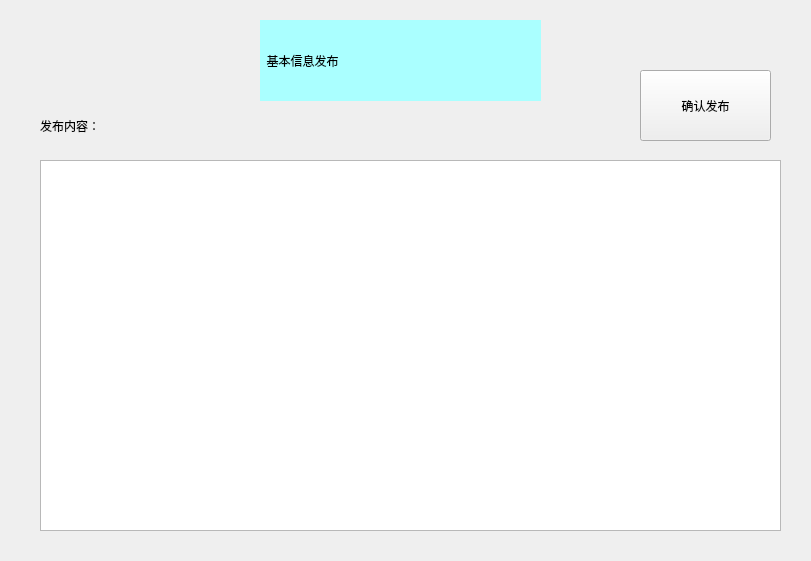
<?xml version="1.0" encoding="UTF-8"?>
<ui version="4.0">
 <class>InforDelivery</class>
 <widget class="QWidget" name="InforDelivery">
  <property name="geometry">
   <rect>
    <x>0</x>
    <y>0</y>
    <width>811</width>
    <height>561</height>
   </rect>
  </property>
  <property name="windowTitle">
   <string>InforDelivery</string>
  </property>
  <widget class="QLabel" name="label">
   <property name="geometry">
    <rect>
     <x>260</x>
     <y>20</y>
     <width>281</width>
     <height>81</height>
    </rect>
   </property>
   <property name="styleSheet">
    <string notr="true">background-color: rgb(170, 255, 255);
font: 24pt &quot;Arial&quot;;</string>
   </property>
   <property name="text">
    <string>  基本信息发布</string>
   </property>
  </widget>
  <widget class="QTextEdit" name="textEdit">
   <property name="geometry">
    <rect>
     <x>40</x>
     <y>160</y>
     <width>741</width>
     <height>371</height>
    </rect>
   </property>
  </widget>
  <widget class="QLabel" name="label_4">
   <property name="geometry">
    <rect>
     <x>40</x>
     <y>100</y>
     <width>121</width>
     <height>51</height>
    </rect>
   </property>
   <property name="styleSheet">
    <string notr="true">font: 14pt &quot;Arial&quot;;</string>
   </property>
   <property name="text">
    <string>发布内容：</string>
   </property>
  </widget>
  <widget class="QPushButton" name="deli">
   <property name="geometry">
    <rect>
     <x>640</x>
     <y>70</y>
     <width>131</width>
     <height>71</height>
    </rect>
   </property>
   <property name="styleSheet">
    <string notr="true">font: 11pt &quot;Arial&quot;;</string>
   </property>
   <property name="text">
    <string>确认发布</string>
   </property>
  </widget>
 </widget>
 <layoutdefault spacing="6" margin="11"/>
 <resources/>
 <connections/>
</ui>
